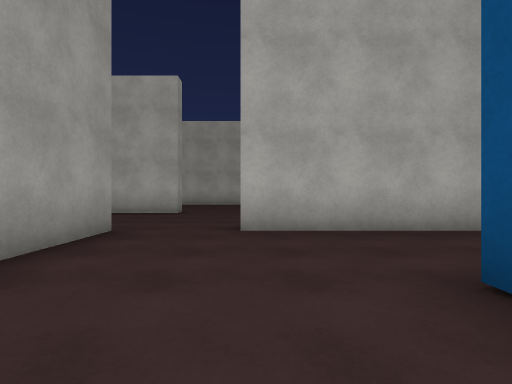
view 1 (above)

24 first-person views from a walk through a Unity game level. The camera is 1.2 m above the floor, looks level and sees 80° across. The floor is counted in squares, 2 m on a side. Each view is taken from the middle of a square. On the plan, view 1 faces up. The plan holds only what a view shows up to about 9 squares ahead; the rest is blank. The place goes on beyond the plan. The player character is not drawn. Some surface patterns are stand-ins.

view 2
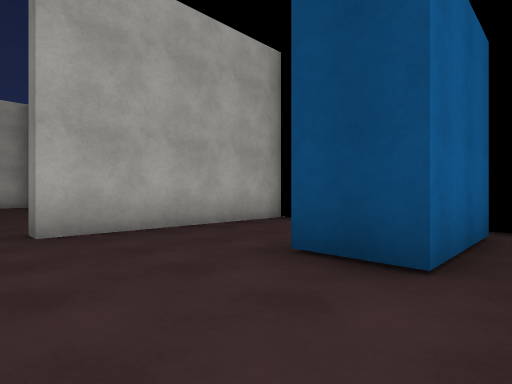

view 3
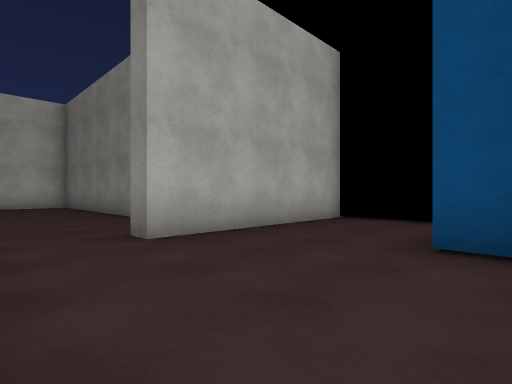

view 4
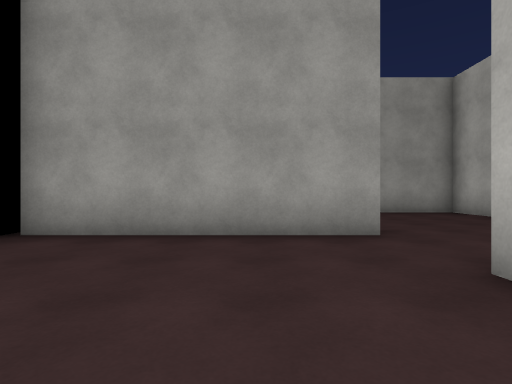

view 5
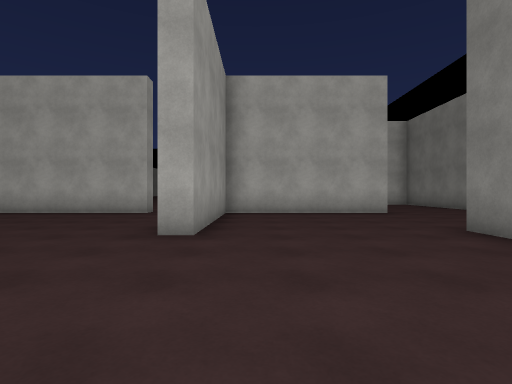

view 6
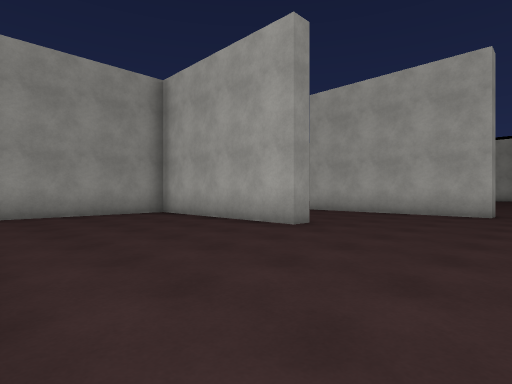

view 7
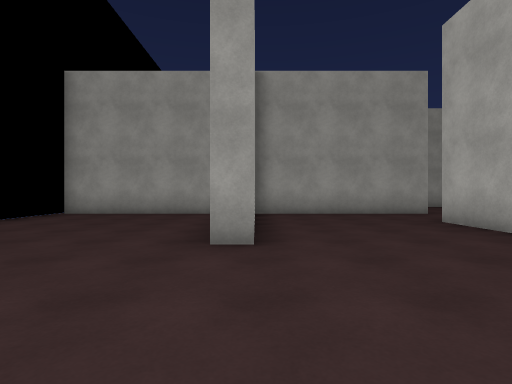

view 8
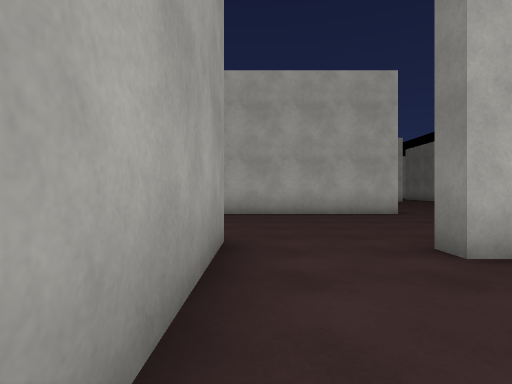

view 9
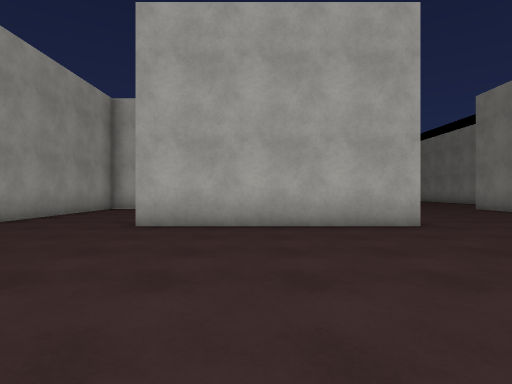

view 10
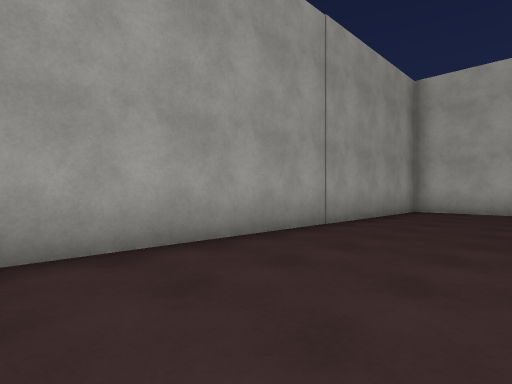

view 11
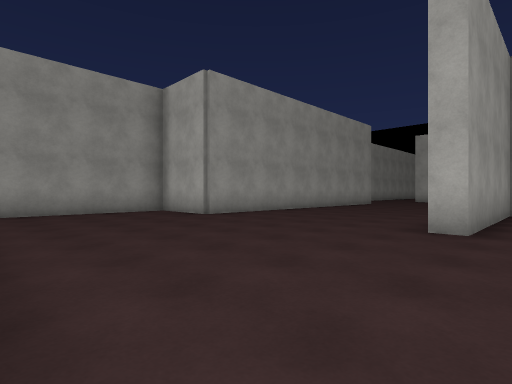

view 12
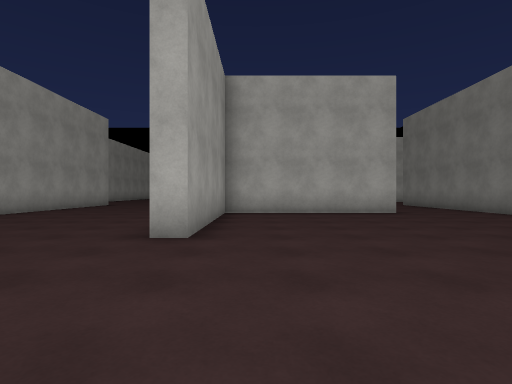

view 13
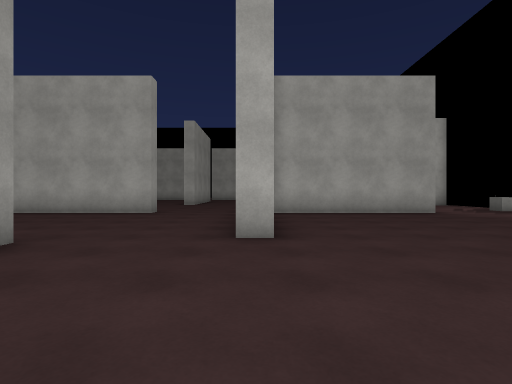

view 14
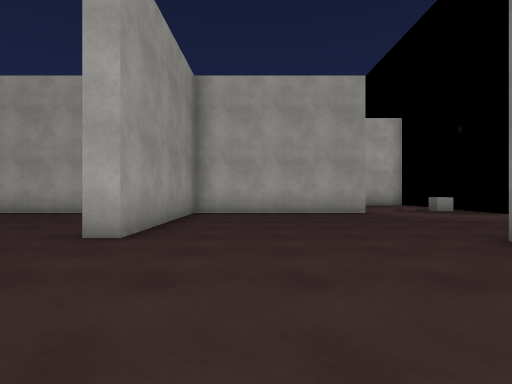

view 15
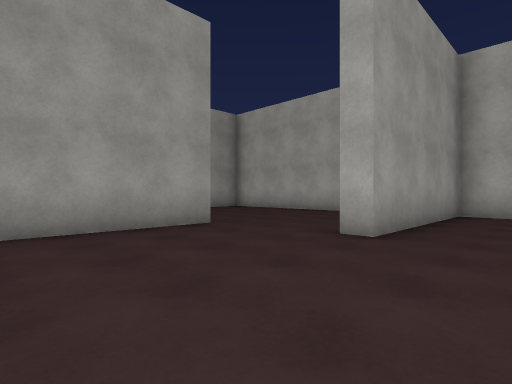

view 16
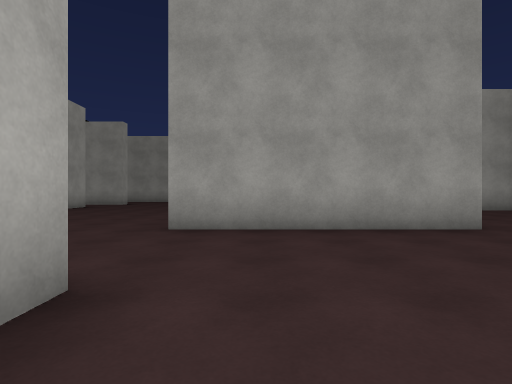

view 17
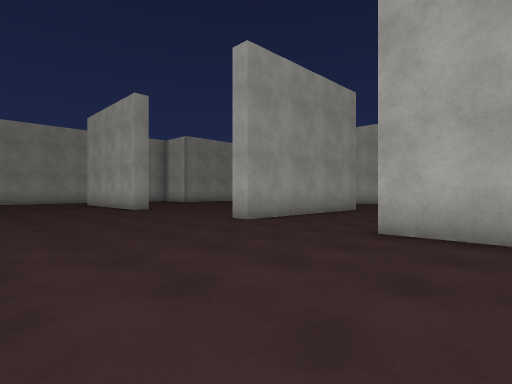

view 18
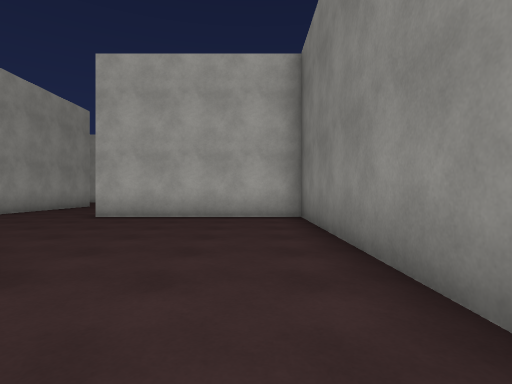

view 19
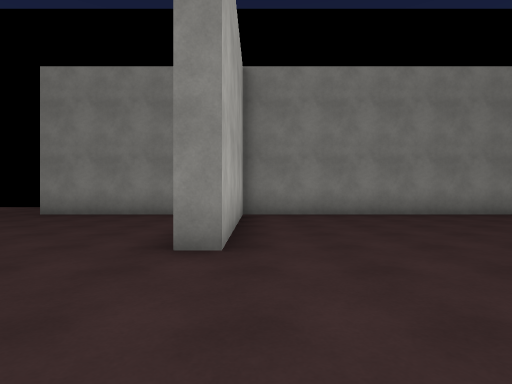

view 20
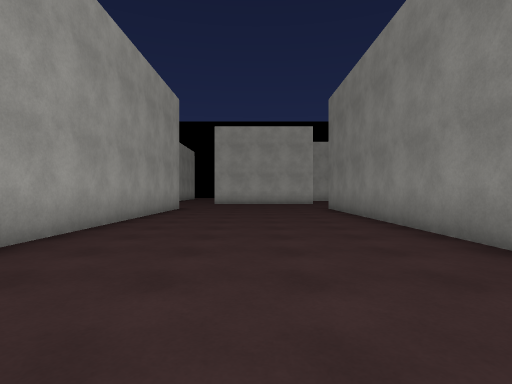

view 21
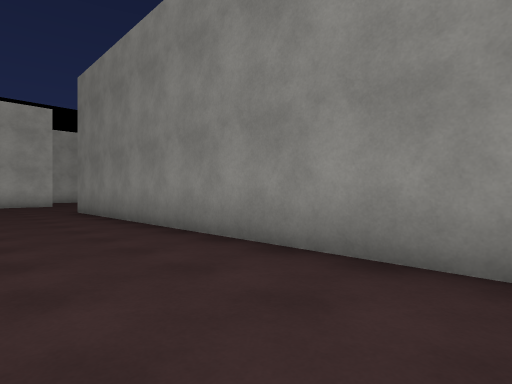

view 22
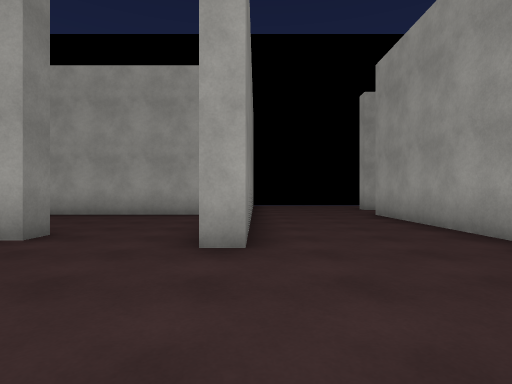

view 23
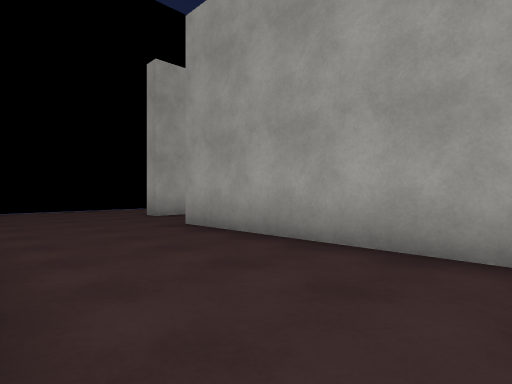

view 24
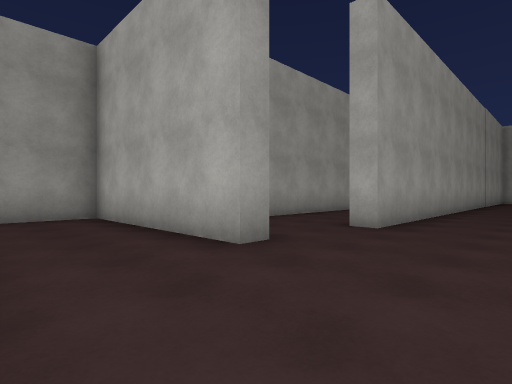

### Floor plan
Points are (right, up) in squares from view 1. A wall is a line through its corners. A room is listed if a view was taken in it or the views show most of it. See-through windows are left out.
Room 1 (views 1, 2, 3, 4)
walls: (3.9, 0.7) (1.4, 0.7) (1.4, 2); (-2.2, 3.6) (-2.2, -0.4); (4.6, 4.7) (-0.2, 4.7)
ways out: opening at (-1.5, 4.5) to room 2; gap at (4, 1)
Room 2 (views 5, 6, 7, 8, 9, 10, 11, 12, 13, 14, 15, 16, 17, 18, 19, 20, 21, 22, 23, 24)
walls: (-12, 14.4) (-17.1, 14.4); (-9.1, 9.2) (-9.1, 8.7) (-14.1, 8.7) (-14.1, 9.2); (-6.9, 19.6) (-6.9, 14.6) (-7.4, 14.6); (-2.1, 8.7) (-6.9, 8.7) (-6.9, 4.2) (-7.4, 4.2); (1.1, 16.1) (1.1, 19.8); (-6.9, 24.7) (-11.9, 24.7) (-11.9, 20) (-12.4, 20) (-12.4, 29.5); (-2.2, 4.8) (-2.2, 3.6); (-2.7, 3.9) (-2.7, 4.8); (1.1, 7.1) (1.1, 14.4) (-3.9, 14.4) (-3.9, 14.9) (-3.2, 14.9); (-15.5, 5) (-11.5, 5) (-11.5, 4.5) (-16.4, 4.5) (-16.4, -0.2); (-16.9, 5.9) (-16.9, 9.7) (-16.4, 9.7) (-16.4, 4.9); (-0.2, 4.7) (-0.2, 5.2); (-20.1, 19.6) (-20.1, 5) (-20.6, 5); (1.2, 24.7) (-3.8, 24.7) (-3.8, 20) (-4.4, 20); (-17.8, 28) (-17.8, 20) (-19.9, 20); (-21.5, 2.9) (-20.6, 2.9) (-20.6, 2.4) (-25.5, 2.4) (-25.5, 0.6)
ways out: opening at (-1.5, 4.5) to room 1; opening at (-21, 4); opening at (-5.5, 25)

Positions as (right, up) in squares from view 1, and headings:
1: (0, 0), facing up
2: (-1, 0), facing up-right
3: (-2, 1), facing up-right
4: (2, 3), facing left
5: (-6, 0), facing up
6: (-8, 0), facing up-left
7: (-8, 5), facing left
8: (-16, 6), facing up
9: (-15, 9), facing up
10: (-17, 10), facing up-left
11: (-11, 15), facing up-left
12: (-11, 16), facing up
13: (-4, 16), facing up
14: (-2, 16), facing up
15: (-2, 16), facing up-left
16: (-2, 16), facing left
17: (-2, 10), facing up-left
18: (0, 7), facing up
19: (-7, 14), facing right
20: (-15, 19), facing up
21: (-15, 20), facing up-right
22: (-17, 13), facing down
23: (-17, 10), facing down-left
24: (-18, 0), facing up-left
